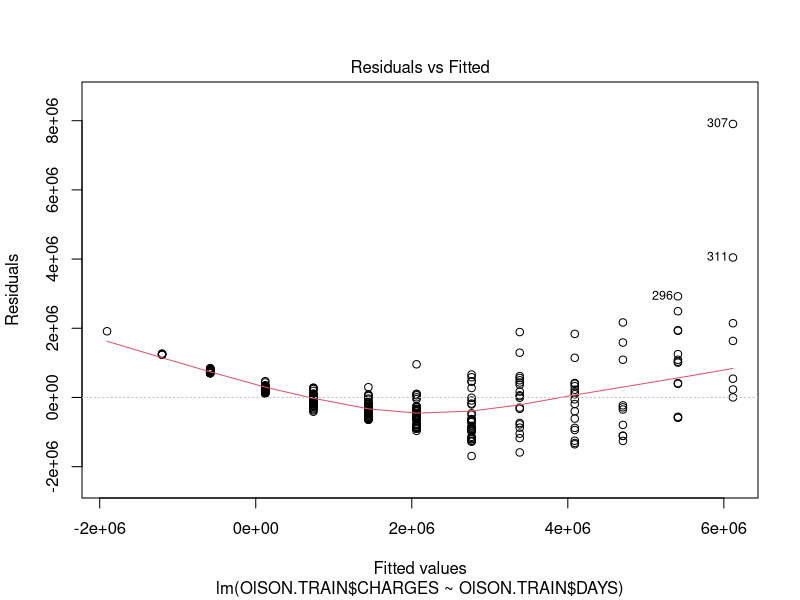
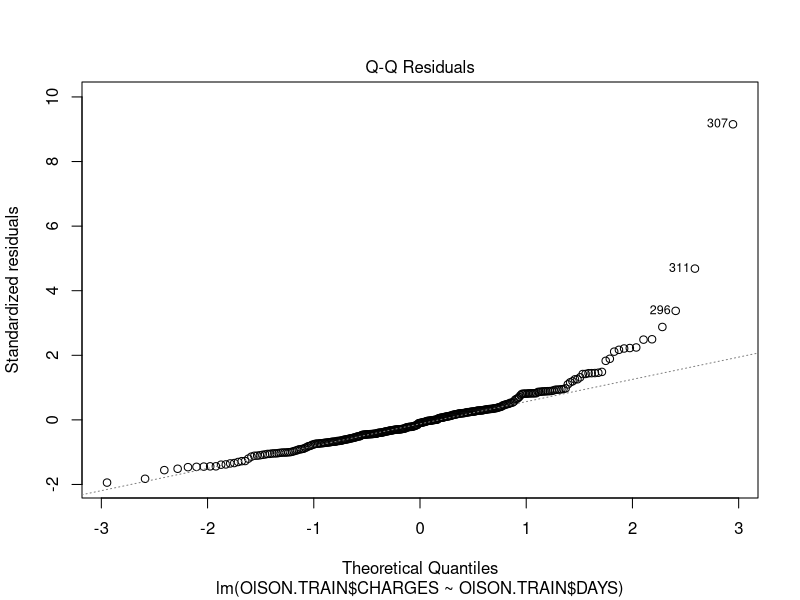
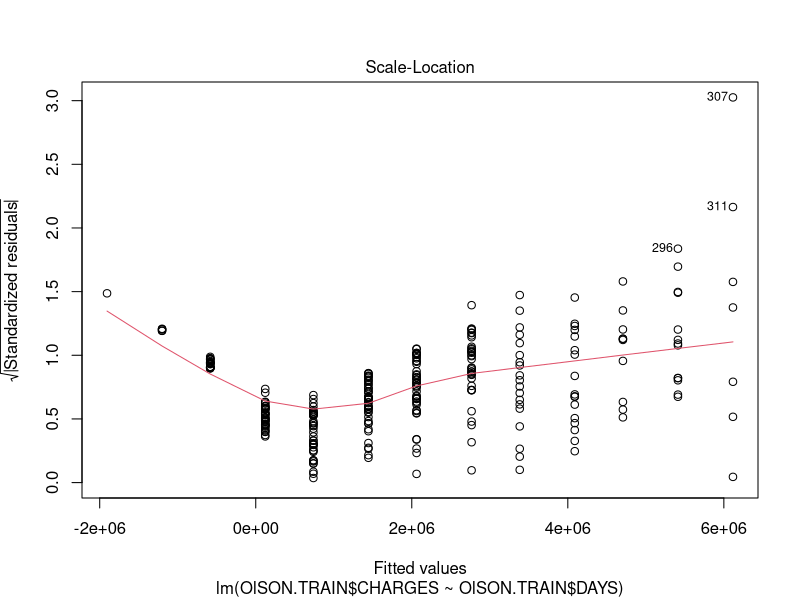
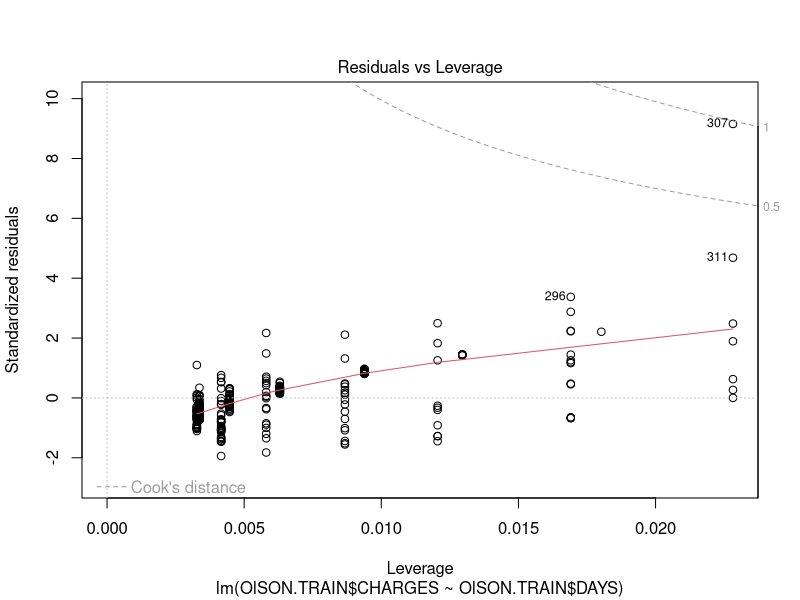

The R script that drew these images, in order: (Note: this script raises an error after producing the figures.)
library(readr)
library(MASS)
OLSON <- read_csv("OLSON.csv")

spec = c(train = .7, test = .1, validate = .2)

g = sample(cut(
  seq(nrow(OLSON)), 
  nrow(OLSON)*cumsum(c(0,spec)),
  labels = names(spec)
))


res = split(OLSON, g)

OlSON.TRAIN <- res$train
OLSON.VALIDATION <- res$validate
OLSON.TEST <- res$test

model <- lm(OlSON.TRAIN$CHARGES ~ OlSON.TRAIN$DAYS)
plot(model)

bc <- boxcox(model,lambda=seq(-3,3))

best.lam <- bc$x[which(bc$y==max(bc$y))]

newModel <- lm((OlSON.TRAIN$CHARGES)^best.lam~OlSON.TRAIN$DAYS)
plot(newModel)

summary(newModel)
